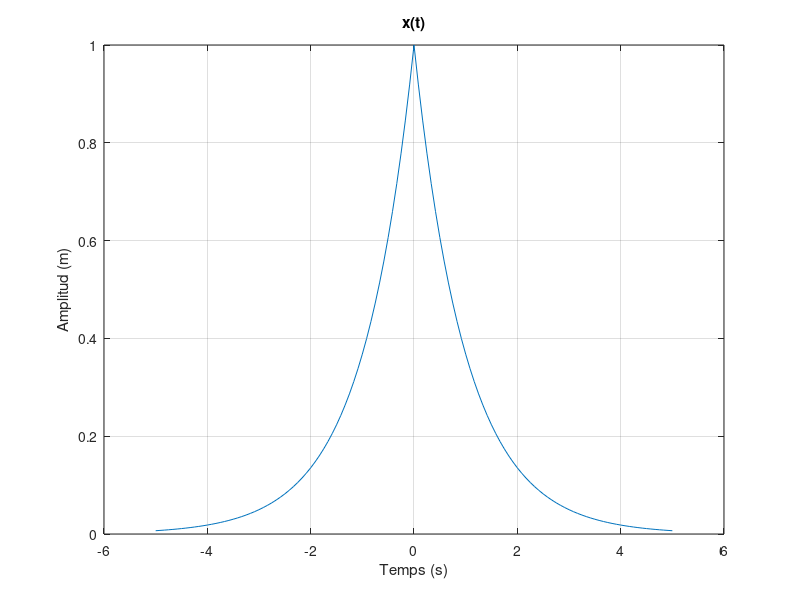
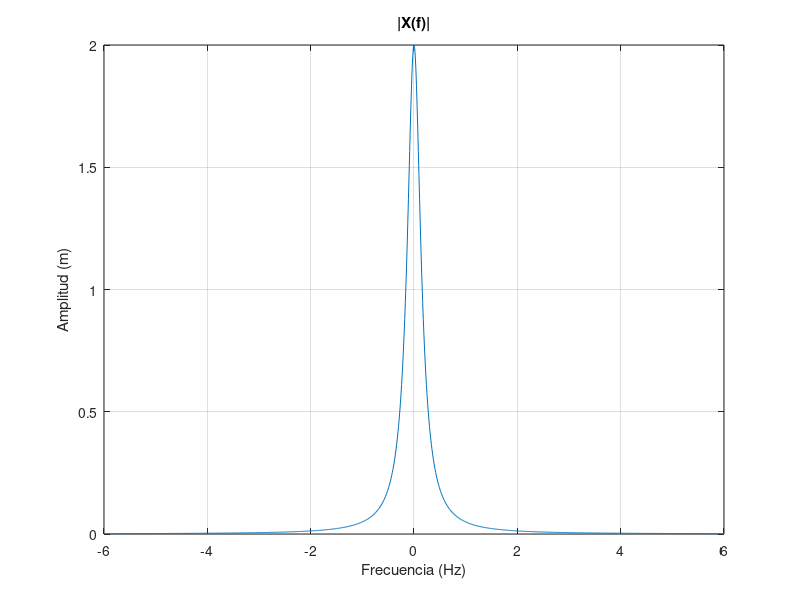

Write the MATLAB code that produced these figures, in order. (Note: this script raises an error after producing the figures.)
%ej 2

%2.1

fm=12;
a=1;
tm=1/fm;

t=-5:tm:5;

x=exp(-a*abs(t));


figure
plot(t,x);
xlabel("Temps (s)");
ylabel("Amplitud (m)");
title("x(t)");
grid;

%2.2

f=-fm/2:fm/1000:fm/2;
X=(2*a)./(a^2+(2*pi*f).^2);

figure
plot(f, abs(X));
xlabel("Frecuencia (Hz)");
ylabel("Amplitud (m)");
title("|X(f)|");
grid;

%2.3

Xc=ds_jm_SSIS_TF(x, t, f);

figure
plot(f, abs(X));
xlabel("Frecuencia (Hz)");
ylabel("Amplitud (m)");
hold on;
plot(f, abs(Xc));
title("|X(f)| teorico (azul) y funcion calc (naranja)");
grid;

%2.4

f0=-3*fm:(6*fm)/1000:3*fm;

Xc0=ds_jm_SSIS_TF(x, t, f0);

figure
plot(f0, abs(X));
xlabel("Frecuencia (Hz)");
ylabel("Amplitud (m)");
hold on;
plot(f0, abs(Xc0));
xlim ([-30 30]);
title("|X(f)| teorico (azul) y funcion calc (naranja) desde -3fm a 3fm");
grid;

%2.5

F=-3:6/1000:3;
n=t/tm;

Xc1= SSIS_TF(x,n,F);


figure
plot(F, abs(Xc0));
xlabel("Frecuencia ");
ylabel("Amplitud (m)");
title("|X(F)| funcion calc desde -3 a 3");
grid;


%2.6

figure
subplot (211)
plot(f0, abs(Xc0));
xlabel("Frecuencia (Hz)");
ylabel("Amplitud (m)");
title("|X(f)|");
grid;

subplot (212)
plot(F, abs(Xc1));
xlabel("Frecuencia");
ylabel("Amplitud (m)");
title("|X(F)|");
grid;

%La diferencia entre la transformada digital y la analogica
%es que la primera sus frecuencias son num reales, mientras
%que en la digital sus frecuencias estan normalizadas, son unitarias.
%Debido a que introducimos el factor 1/Ts multiplicando. A parte la señal
%digital se repetiria cada periodo, aunque en la grafica no se llega a
%apreciar.

%2.7

%2.7.1

Tm1=1;
fm1=1/Tm1;

n=-5:Tm1:5;

x1=exp(-a*abs(n*Tm1));

figure
stem(n, x1);
xlabel("Indices");
ylabel("Amplitud");
title("x(nTm1)");
grid;

%2.7.2

f1=-3*fm1:(6*fm1)/1000:3*fm1;

X1tf= (2*a)./(a^2+(2*pi*f1).^2);
X1ca= ds_jm_SSIS_TF(x1, n*Tm1, f1);

F1=-3:6/1000:3;

X1cd=SSIS_TF(x1,n, F);

figure
subplot(311)
plot(f1,X1tf);
xlabel("Frecuencia (Hz)");
ylabel("Amplitud (m)");
title("X1(f) teorica");
grid;

subplot(312)
plot(f1,abs(X1ca));
xlabel("Frecuencia (Hz)");
ylabel("Amplitud (m)");
title("|X1(f)| calculada");
grid;

subplot(313)
plot(F,abs(X1cd));
xlabel("Frecuencia");
ylabel("Amplitud");
title("|X1(F)| calculada");
grid;

%2.7.3

%Podemos ver que cuando bajamos la frecuencia de muestreo
%la señal queda como suavizada. Esto debido a que tenemos 
%menos muestras, por lo que queda menos definida.
